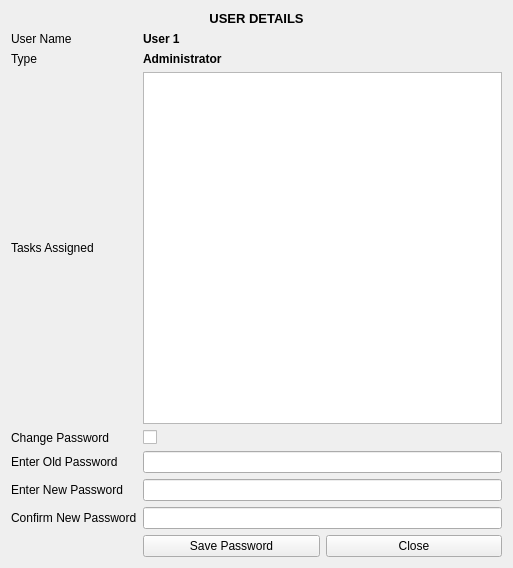
<?xml version="1.0" encoding="UTF-8"?>
<ui version="4.0">
 <class>UserDetails</class>
 <widget class="QWidget" name="UserDetails">
  <property name="geometry">
   <rect>
    <x>0</x>
    <y>0</y>
    <width>513</width>
    <height>568</height>
   </rect>
  </property>
  <property name="windowTitle">
   <string>Form</string>
  </property>
  <layout class="QGridLayout" name="gridLayout_2">
   <item row="0" column="0">
    <layout class="QVBoxLayout" name="verticalLayout">
     <item>
      <widget class="QLabel" name="lbl_userdetails">
       <property name="sizePolicy">
        <sizepolicy hsizetype="Preferred" vsizetype="Fixed">
         <horstretch>0</horstretch>
         <verstretch>0</verstretch>
        </sizepolicy>
       </property>
       <property name="font">
        <font>
         <pointsize>10</pointsize>
         <weight>75</weight>
         <bold>true</bold>
        </font>
       </property>
       <property name="text">
        <string>USER DETAILS</string>
       </property>
       <property name="alignment">
        <set>Qt::AlignCenter</set>
       </property>
      </widget>
     </item>
     <item>
      <layout class="QGridLayout" name="gridLayout">
       <item row="2" column="0">
        <widget class="QLabel" name="lb_txt_Taskassigned">
         <property name="sizePolicy">
          <sizepolicy hsizetype="Fixed" vsizetype="Preferred">
           <horstretch>0</horstretch>
           <verstretch>0</verstretch>
          </sizepolicy>
         </property>
         <property name="font">
          <font>
           <pointsize>9</pointsize>
          </font>
         </property>
         <property name="text">
          <string>Tasks Assigned</string>
         </property>
        </widget>
       </item>
       <item row="1" column="1">
        <widget class="QLabel" name="lb_Usertype">
         <property name="sizePolicy">
          <sizepolicy hsizetype="Preferred" vsizetype="Preferred">
           <horstretch>0</horstretch>
           <verstretch>0</verstretch>
          </sizepolicy>
         </property>
         <property name="font">
          <font>
           <pointsize>9</pointsize>
           <weight>75</weight>
           <bold>true</bold>
          </font>
         </property>
         <property name="text">
          <string>Administrator</string>
         </property>
        </widget>
       </item>
       <item row="0" column="1">
        <widget class="QLabel" name="lb_Username">
         <property name="sizePolicy">
          <sizepolicy hsizetype="Preferred" vsizetype="Preferred">
           <horstretch>0</horstretch>
           <verstretch>0</verstretch>
          </sizepolicy>
         </property>
         <property name="font">
          <font>
           <pointsize>9</pointsize>
           <weight>75</weight>
           <bold>true</bold>
          </font>
         </property>
         <property name="text">
          <string>User 1</string>
         </property>
        </widget>
       </item>
       <item row="0" column="0">
        <widget class="QLabel" name="lb_txt_Username">
         <property name="sizePolicy">
          <sizepolicy hsizetype="Fixed" vsizetype="Preferred">
           <horstretch>0</horstretch>
           <verstretch>0</verstretch>
          </sizepolicy>
         </property>
         <property name="font">
          <font>
           <pointsize>9</pointsize>
          </font>
         </property>
         <property name="text">
          <string>User Name</string>
         </property>
        </widget>
       </item>
       <item row="1" column="0">
        <widget class="QLabel" name="lb_txt_Usertype">
         <property name="sizePolicy">
          <sizepolicy hsizetype="Fixed" vsizetype="Preferred">
           <horstretch>0</horstretch>
           <verstretch>0</verstretch>
          </sizepolicy>
         </property>
         <property name="font">
          <font>
           <pointsize>9</pointsize>
          </font>
         </property>
         <property name="text">
          <string>Type</string>
         </property>
        </widget>
       </item>
       <item row="2" column="1">
        <widget class="QTableWidget" name="lst_Taskassigned">
         <property name="columnCount">
          <number>0</number>
         </property>
        </widget>
       </item>
       <item row="5" column="1">
        <widget class="QLineEdit" name="editNewPwd">
         <property name="font">
          <font>
           <pointsize>9</pointsize>
          </font>
         </property>
         <property name="maxLength">
          <number>20</number>
         </property>
         <property name="echoMode">
          <enum>QLineEdit::Password</enum>
         </property>
        </widget>
       </item>
       <item row="3" column="1">
        <widget class="QCheckBox" name="chkChangePwd">
         <property name="font">
          <font>
           <pointsize>9</pointsize>
          </font>
         </property>
         <property name="text">
          <string/>
         </property>
        </widget>
       </item>
       <item row="3" column="0">
        <widget class="QLabel" name="lbChangePwd">
         <property name="font">
          <font>
           <pointsize>9</pointsize>
          </font>
         </property>
         <property name="text">
          <string>Change Password</string>
         </property>
        </widget>
       </item>
       <item row="4" column="1">
        <widget class="QLineEdit" name="editOldPwd">
         <property name="font">
          <font>
           <pointsize>9</pointsize>
          </font>
         </property>
         <property name="maxLength">
          <number>20</number>
         </property>
         <property name="echoMode">
          <enum>QLineEdit::Password</enum>
         </property>
        </widget>
       </item>
       <item row="5" column="0">
        <widget class="QLabel" name="lbNewPwd">
         <property name="font">
          <font>
           <pointsize>9</pointsize>
          </font>
         </property>
         <property name="text">
          <string>Enter New Password</string>
         </property>
        </widget>
       </item>
       <item row="4" column="0">
        <widget class="QLabel" name="lb_ExistingPwd">
         <property name="font">
          <font>
           <pointsize>9</pointsize>
          </font>
         </property>
         <property name="text">
          <string>Enter Old Password</string>
         </property>
        </widget>
       </item>
       <item row="7" column="1">
        <layout class="QGridLayout" name="gridLayout_5">
         <item row="0" column="1">
          <widget class="QPushButton" name="pbCancelPassword">
           <property name="text">
            <string>Close</string>
           </property>
          </widget>
         </item>
         <item row="0" column="0">
          <widget class="QPushButton" name="pbSavePassword">
           <property name="text">
            <string>Save Password</string>
           </property>
          </widget>
         </item>
        </layout>
       </item>
       <item row="6" column="0">
        <widget class="QLabel" name="lbConfirmPwd">
         <property name="font">
          <font>
           <pointsize>9</pointsize>
          </font>
         </property>
         <property name="text">
          <string>Confirm New Password</string>
         </property>
        </widget>
       </item>
       <item row="6" column="1">
        <widget class="QLineEdit" name="editConfirmPwd">
         <property name="font">
          <font>
           <pointsize>9</pointsize>
          </font>
         </property>
         <property name="maxLength">
          <number>20</number>
         </property>
         <property name="echoMode">
          <enum>QLineEdit::Password</enum>
         </property>
        </widget>
       </item>
      </layout>
     </item>
    </layout>
   </item>
  </layout>
 </widget>
 <resources/>
 <connections/>
</ui>
